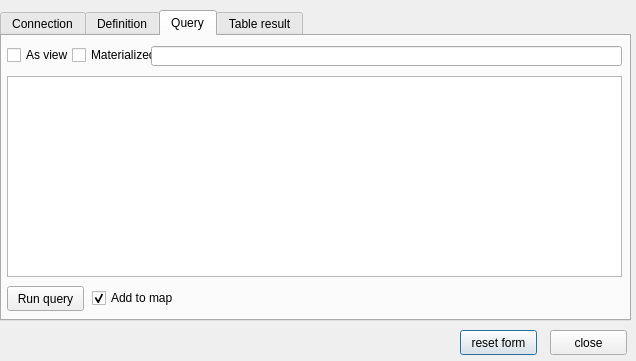
<?xml version="1.0" encoding="UTF-8"?>
<ui version="4.0">
 <class>postgisQueryBuilder</class>
 <widget class="QDialog" name="postgisQueryBuilder">
  <property name="geometry">
   <rect>
    <x>0</x>
    <y>0</y>
    <width>636</width>
    <height>361</height>
   </rect>
  </property>
  <property name="sizePolicy">
   <sizepolicy hsizetype="Ignored" vsizetype="Preferred">
    <horstretch>0</horstretch>
    <verstretch>0</verstretch>
   </sizepolicy>
  </property>
  <property name="windowTitle">
   <string>postgisQueryBuilder</string>
  </property>
  <widget class="QPushButton" name="ButtonReset">
   <property name="geometry">
    <rect>
     <x>460</x>
     <y>330</y>
     <width>77</width>
     <height>25</height>
    </rect>
   </property>
   <property name="text">
    <string>reset form</string>
   </property>
  </widget>
  <widget class="QPushButton" name="ButtonClose">
   <property name="geometry">
    <rect>
     <x>550</x>
     <y>330</y>
     <width>77</width>
     <height>25</height>
    </rect>
   </property>
   <property name="text">
    <string>close</string>
   </property>
  </widget>
  <widget class="QTabWidget" name="tabWidget">
   <property name="geometry">
    <rect>
     <x>0</x>
     <y>10</y>
     <width>631</width>
     <height>311</height>
    </rect>
   </property>
   <property name="tabShape">
    <enum>QTabWidget::Rounded</enum>
   </property>
   <property name="currentIndex">
    <number>2</number>
   </property>
   <property name="elideMode">
    <enum>Qt::ElideLeft</enum>
   </property>
   <widget class="QWidget" name="ConnectionTab">
    <attribute name="title">
     <string>Connection</string>
    </attribute>
    <widget class="QLabel" name="KEYFIELDLabel">
     <property name="geometry">
      <rect>
       <x>280</x>
       <y>10</y>
       <width>41</width>
       <height>16</height>
      </rect>
     </property>
     <property name="text">
      <string>Key field</string>
     </property>
    </widget>
    <widget class="QLabel" name="GEOMETRYFIELDLabel">
     <property name="geometry">
      <rect>
       <x>190</x>
       <y>10</y>
       <width>70</width>
       <height>16</height>
      </rect>
     </property>
     <property name="text">
      <string>Geometry field</string>
     </property>
    </widget>
    <widget class="QLineEdit" name="GEOMETRYFIELD">
     <property name="geometry">
      <rect>
       <x>190</x>
       <y>29</y>
       <width>82</width>
       <height>20</height>
      </rect>
     </property>
    </widget>
    <widget class="QLineEdit" name="KEYFIELD">
     <property name="geometry">
      <rect>
       <x>280</x>
       <y>29</y>
       <width>82</width>
       <height>20</height>
      </rect>
     </property>
    </widget>
    <widget class="QLabel" name="PSQLConnectionLabel">
     <property name="geometry">
      <rect>
       <x>5</x>
       <y>10</y>
       <width>105</width>
       <height>16</height>
      </rect>
     </property>
     <property name="text">
      <string>Postgresql connection</string>
     </property>
    </widget>
    <widget class="QComboBox" name="PSQLConnection">
     <property name="geometry">
      <rect>
       <x>5</x>
       <y>29</y>
       <width>170</width>
       <height>20</height>
      </rect>
     </property>
    </widget>
   </widget>
   <widget class="QWidget" name="DefinitionTab">
    <attribute name="title">
     <string>Definition</string>
    </attribute>
    <widget class="QCheckBox" name="SPATIALRELNOT">
     <property name="geometry">
      <rect>
       <x>300</x>
       <y>260</y>
       <width>45</width>
       <height>18</height>
      </rect>
     </property>
     <property name="sizePolicy">
      <sizepolicy hsizetype="Preferred" vsizetype="Fixed">
       <horstretch>20</horstretch>
       <verstretch>0</verstretch>
      </sizepolicy>
     </property>
     <property name="maximumSize">
      <size>
       <width>50</width>
       <height>16777215</height>
      </size>
     </property>
     <property name="text">
      <string>NOT</string>
     </property>
    </widget>
    <widget class="QLabel" name="CONDITIONLabel">
     <property name="geometry">
      <rect>
       <x>240</x>
       <y>241</y>
       <width>45</width>
       <height>16</height>
      </rect>
     </property>
     <property name="text">
      <string>Condition</string>
     </property>
    </widget>
    <widget class="QComboBox" name="OPERATOR">
     <property name="geometry">
      <rect>
       <x>180</x>
       <y>260</y>
       <width>55</width>
       <height>20</height>
      </rect>
     </property>
    </widget>
    <widget class="QLabel" name="BUFFERRADIUSLabel">
     <property name="geometry">
      <rect>
       <x>5</x>
       <y>241</y>
       <width>62</width>
       <height>16</height>
      </rect>
     </property>
     <property name="text">
      <string>Buffer radius</string>
     </property>
    </widget>
    <widget class="QLabel" name="SPATIALRELLabel">
     <property name="geometry">
      <rect>
       <x>5</x>
       <y>241</y>
       <width>281</width>
       <height>16</height>
      </rect>
     </property>
     <property name="text">
      <string>Spatial relationship between LayerA and Layer B</string>
     </property>
    </widget>
    <widget class="QComboBox" name="CONDITION">
     <property name="geometry">
      <rect>
       <x>240</x>
       <y>260</y>
       <width>111</width>
       <height>20</height>
      </rect>
     </property>
     <property name="editable">
      <bool>true</bool>
     </property>
    </widget>
    <widget class="QLabel" name="OPERATORLabel">
     <property name="geometry">
      <rect>
       <x>180</x>
       <y>241</y>
       <width>98</width>
       <height>16</height>
      </rect>
     </property>
     <property name="text">
      <string>Operator</string>
     </property>
    </widget>
    <widget class="QLabel" name="FIELDLabel">
     <property name="geometry">
      <rect>
       <x>5</x>
       <y>241</y>
       <width>121</width>
       <height>16</height>
      </rect>
     </property>
     <property name="text">
      <string>Select Field of Layer A</string>
     </property>
    </widget>
    <widget class="QComboBox" name="FIELD">
     <property name="geometry">
      <rect>
       <x>5</x>
       <y>260</y>
       <width>170</width>
       <height>20</height>
      </rect>
     </property>
    </widget>
    <widget class="QLineEdit" name="BUFFERRADIUS">
     <property name="geometry">
      <rect>
       <x>5</x>
       <y>260</y>
       <width>170</width>
       <height>20</height>
      </rect>
     </property>
    </widget>
    <widget class="QComboBox" name="SPATIALREL">
     <property name="geometry">
      <rect>
       <x>5</x>
       <y>260</y>
       <width>281</width>
       <height>20</height>
      </rect>
     </property>
    </widget>
    <widget class="QComboBox" name="LAYERb">
     <property name="geometry">
      <rect>
       <x>310</x>
       <y>92</y>
       <width>300</width>
       <height>20</height>
      </rect>
     </property>
    </widget>
    <widget class="QListWidget" name="fieldsListB">
     <property name="geometry">
      <rect>
       <x>310</x>
       <y>115</y>
       <width>300</width>
       <height>121</height>
      </rect>
     </property>
     <property name="sizePolicy">
      <sizepolicy hsizetype="Expanding" vsizetype="Expanding">
       <horstretch>0</horstretch>
       <verstretch>0</verstretch>
      </sizepolicy>
     </property>
     <property name="minimumSize">
      <size>
       <width>0</width>
       <height>0</height>
      </size>
     </property>
     <property name="maximumSize">
      <size>
       <width>16777215</width>
       <height>25000</height>
      </size>
     </property>
    </widget>
    <widget class="QLabel" name="LAYERaLabel">
     <property name="geometry">
      <rect>
       <x>5</x>
       <y>75</y>
       <width>37</width>
       <height>16</height>
      </rect>
     </property>
     <property name="text">
      <string>Layer A</string>
     </property>
    </widget>
    <widget class="QListWidget" name="fieldsListA">
     <property name="geometry">
      <rect>
       <x>5</x>
       <y>115</y>
       <width>300</width>
       <height>121</height>
      </rect>
     </property>
     <property name="minimumSize">
      <size>
       <width>150</width>
       <height>0</height>
      </size>
     </property>
    </widget>
    <widget class="QLabel" name="LAYERbLabel">
     <property name="geometry">
      <rect>
       <x>310</x>
       <y>75</y>
       <width>36</width>
       <height>16</height>
      </rect>
     </property>
     <property name="text">
      <string>Layer B</string>
     </property>
    </widget>
    <widget class="QComboBox" name="LAYERa">
     <property name="geometry">
      <rect>
       <x>5</x>
       <y>92</y>
       <width>300</width>
       <height>20</height>
      </rect>
     </property>
    </widget>
    <widget class="QComboBox" name="QueryType">
     <property name="geometry">
      <rect>
       <x>5</x>
       <y>29</y>
       <width>211</width>
       <height>20</height>
      </rect>
     </property>
    </widget>
    <widget class="QLabel" name="Helper">
     <property name="geometry">
      <rect>
       <x>320</x>
       <y>30</y>
       <width>291</width>
       <height>41</height>
      </rect>
     </property>
     <property name="text">
      <string/>
     </property>
     <property name="alignment">
      <set>Qt::AlignLeading|Qt::AlignLeft|Qt::AlignTop</set>
     </property>
     <property name="wordWrap">
      <bool>true</bool>
     </property>
    </widget>
    <widget class="QPushButton" name="ButtonHelp">
     <property name="geometry">
      <rect>
       <x>222</x>
       <y>29</y>
       <width>82</width>
       <height>20</height>
      </rect>
     </property>
     <property name="text">
      <string>Help </string>
     </property>
    </widget>
    <widget class="QLabel" name="label">
     <property name="geometry">
      <rect>
       <x>5</x>
       <y>10</y>
       <width>55</width>
       <height>16</height>
      </rect>
     </property>
     <property name="text">
      <string>Query type</string>
     </property>
     <property name="alignment">
      <set>Qt::AlignLeading|Qt::AlignLeft|Qt::AlignTop</set>
     </property>
    </widget>
   </widget>
   <widget class="QWidget" name="QueryTab">
    <attribute name="title">
     <string>Query</string>
    </attribute>
    <widget class="QPlainTextEdit" name="QueryResult">
     <property name="geometry">
      <rect>
       <x>5</x>
       <y>40</y>
       <width>615</width>
       <height>201</height>
      </rect>
     </property>
    </widget>
    <widget class="QCheckBox" name="AddToMap">
     <property name="geometry">
      <rect>
       <x>90</x>
       <y>253</y>
       <width>116</width>
       <height>18</height>
      </rect>
     </property>
     <property name="text">
      <string>Add to map</string>
     </property>
     <property name="checked">
      <bool>true</bool>
     </property>
    </widget>
    <widget class="QPushButton" name="ButtonRun">
     <property name="geometry">
      <rect>
       <x>5</x>
       <y>250</y>
       <width>77</width>
       <height>25</height>
      </rect>
     </property>
     <property name="text">
      <string>Run query</string>
     </property>
    </widget>
    <widget class="QCheckBox" name="checkMaterialized">
     <property name="geometry">
      <rect>
       <x>70</x>
       <y>10</y>
       <width>81</width>
       <height>18</height>
      </rect>
     </property>
     <property name="text">
      <string>Materialized</string>
     </property>
    </widget>
    <widget class="QLineEdit" name="QueryName">
     <property name="geometry">
      <rect>
       <x>149</x>
       <y>10</y>
       <width>471</width>
       <height>20</height>
      </rect>
     </property>
    </widget>
    <widget class="QCheckBox" name="checkCreateView">
     <property name="geometry">
      <rect>
       <x>5</x>
       <y>10</y>
       <width>61</width>
       <height>18</height>
      </rect>
     </property>
     <property name="text">
      <string>As view</string>
     </property>
    </widget>
   </widget>
   <widget class="QWidget" name="TableTab">
    <property name="accessibleName">
     <string/>
    </property>
    <attribute name="title">
     <string>Table result</string>
    </attribute>
    <widget class="QTableWidget" name="TableResult">
     <property name="geometry">
      <rect>
       <x>0</x>
       <y>0</y>
       <width>631</width>
       <height>251</height>
      </rect>
     </property>
     <attribute name="horizontalHeaderMinimumSectionSize">
      <number>25</number>
     </attribute>
     <attribute name="verticalHeaderDefaultSectionSize">
      <number>25</number>
     </attribute>
    </widget>
   </widget>
  </widget>
 </widget>
 <resources/>
 <connections/>
</ui>
